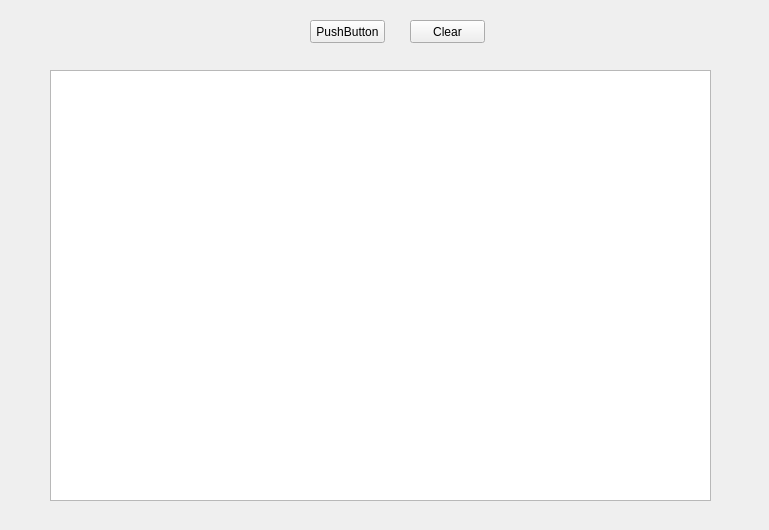
<?xml version="1.0" encoding="UTF-8"?>
<ui version="4.0">
 <class>Env</class>
 <widget class="QWidget" name="Env">
  <property name="geometry">
   <rect>
    <x>0</x>
    <y>0</y>
    <width>769</width>
    <height>530</height>
   </rect>
  </property>
  <property name="windowTitle">
   <string>Form</string>
  </property>
  <widget class="QPushButton" name="pushButton">
   <property name="geometry">
    <rect>
     <x>310</x>
     <y>20</y>
     <width>75</width>
     <height>23</height>
    </rect>
   </property>
   <property name="text">
    <string>PushButton</string>
   </property>
  </widget>
  <widget class="QTextEdit" name="textEdit">
   <property name="geometry">
    <rect>
     <x>50</x>
     <y>70</y>
     <width>661</width>
     <height>431</height>
    </rect>
   </property>
  </widget>
  <widget class="QPushButton" name="pushButton_2">
   <property name="geometry">
    <rect>
     <x>410</x>
     <y>20</y>
     <width>75</width>
     <height>23</height>
    </rect>
   </property>
   <property name="text">
    <string>Clear</string>
   </property>
  </widget>
 </widget>
 <resources/>
 <connections/>
</ui>
